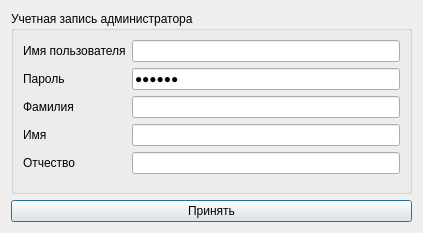
<?xml version="1.0" encoding="UTF-8"?>
<ui version="4.0">
 <class>AddEditAdmin</class>
 <widget class="QDialog" name="AddEditAdmin">
  <property name="geometry">
   <rect>
    <x>0</x>
    <y>0</y>
    <width>423</width>
    <height>233</height>
   </rect>
  </property>
  <property name="windowTitle">
   <string>Учетная запись администратора</string>
  </property>
  <property name="windowIcon">
   <iconset resource="../../icons.qrc">
    <normaloff>:/Forms/Icons/Forms/Icons/identity.svg</normaloff>:/Forms/Icons/Forms/Icons/identity.svg</iconset>
  </property>
  <layout class="QVBoxLayout" name="verticalLayout">
   <item>
    <widget class="QGroupBox" name="groupBox">
     <property name="title">
      <string>Учетная запись администратора</string>
     </property>
     <layout class="QFormLayout" name="formLayout_3">
      <item row="0" column="0">
       <widget class="QLabel" name="label_4">
        <property name="text">
         <string>Имя пользователя</string>
        </property>
       </widget>
      </item>
      <item row="0" column="1">
       <widget class="QLineEdit" name="UsernameField">
        <property name="readOnly">
         <bool>true</bool>
        </property>
       </widget>
      </item>
      <item row="1" column="1">
       <widget class="QLineEdit" name="PasswordField">
        <property name="text">
         <string>Hidden</string>
        </property>
        <property name="echoMode">
         <enum>QLineEdit::Password</enum>
        </property>
        <property name="readOnly">
         <bool>true</bool>
        </property>
       </widget>
      </item>
      <item row="1" column="0">
       <widget class="QLabel" name="label_5">
        <property name="text">
         <string>Пароль</string>
        </property>
       </widget>
      </item>
      <item row="2" column="0">
       <widget class="QLabel" name="label">
        <property name="text">
         <string>Фамилия</string>
        </property>
       </widget>
      </item>
      <item row="2" column="1">
       <widget class="QLineEdit" name="LastnameField"/>
      </item>
      <item row="3" column="0">
       <widget class="QLabel" name="label_2">
        <property name="text">
         <string>Имя</string>
        </property>
       </widget>
      </item>
      <item row="3" column="1">
       <widget class="QLineEdit" name="FirstnameField"/>
      </item>
      <item row="4" column="0">
       <widget class="QLabel" name="label_3">
        <property name="text">
         <string>Отчество</string>
        </property>
       </widget>
      </item>
      <item row="4" column="1">
       <widget class="QLineEdit" name="PatronymicField"/>
      </item>
     </layout>
    </widget>
   </item>
   <item>
    <widget class="QPushButton" name="AcceptButton">
     <property name="text">
      <string>Принять</string>
     </property>
    </widget>
   </item>
  </layout>
 </widget>
 <resources>
  <include location="../../icons.qrc"/>
 </resources>
 <connections/>
</ui>
